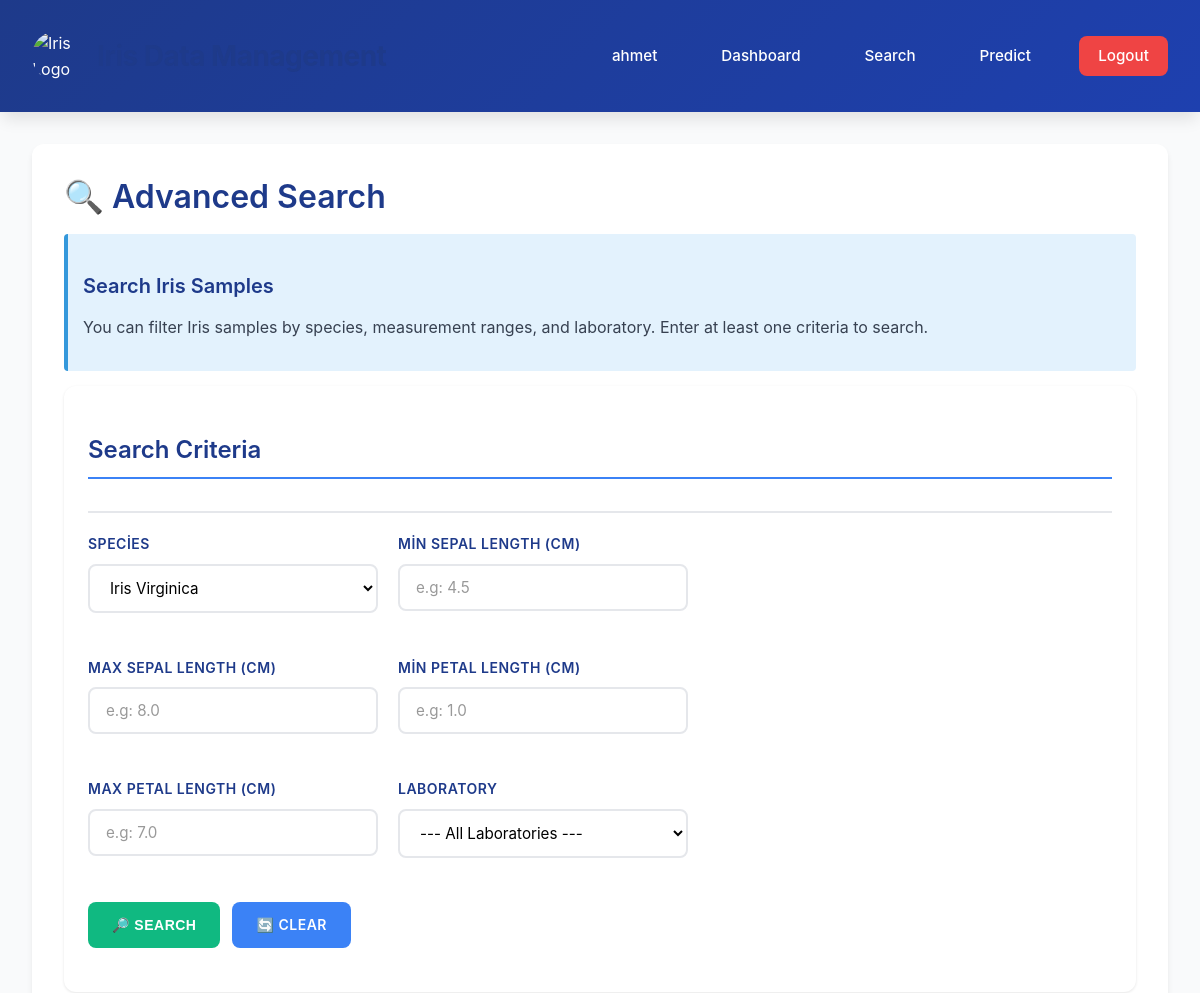
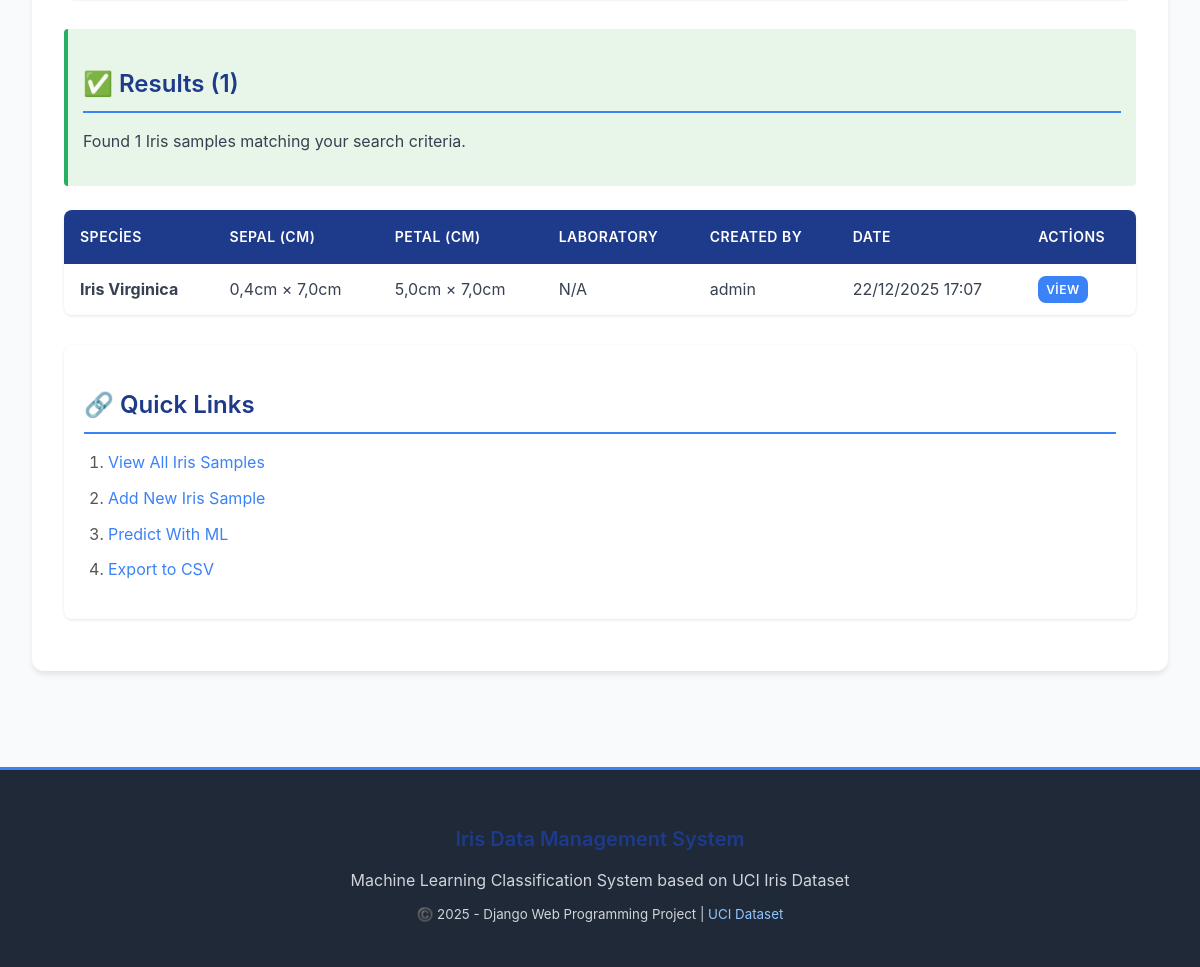
/search/?species=virginica (signed in), run on the app's committed database (2 pictures, top to bottom).
### iris_app/models.py (models this page shows, shortened)
class IrisPlant(models.Model):
    SPECIES_CHOICES = [
        ('setosa', 'Iris Setosa'),
        ('versicolor', 'Iris Versicolor'),
        ('virginica', 'Iris Virginica'),
    ]
    sepal_length = models.FloatField(
        verbose_name="Sepal Uzunluğu (cm)",
        validators=[MinValueValidator(0.0)],
        help_text="Sepal yapraklarının uzunluğu (santimetre cinsinden)"
    )
    sepal_width = models.FloatField(
        verbose_name="Sepal Genişliği (cm)",
        validators=[MinValueValidator(0.0)],
        help_text="Sepal yapraklarının genişliği (santimetre cinsinden)"
    )
    petal_length = models.FloatField(
        verbose_name="Petal Uzunluğu (cm)",
        validators=[MinValueValidator(0.0)],
        help_text="Petal yapraklarının uzunluğu (santimetre cinsinden)"
    )
    petal_width = models.FloatField(
        verbose_name="Petal Genişliği (cm)",
        validators=[MinValueValidator(0.0)],
        help_text="Petal yapraklarının genişliği (santimetre cinsinden)"
    )
    species = models.CharField(
        max_length=50,
        choices=SPECIES_CHOICES,
        verbose_name="Tür",
        help_text="Iris bitki türü (setosa, versicolor veya virginica)"
    )
    lab = models.ForeignKey(
        Laboratory,
        on_delete=models.SET_NULL,
        null=True,
        blank=True,
        verbose_name="Laboratuvar",
        related_name='iris_plants',
        help_text="Bu örneğin kaynağı olan laboratuvar"
    )
    created_by = models.ForeignKey(
        User,
        on_delete=models.CASCADE,
        verbose_name="Oluşturan Kullanıcı",
        related_name='iris_plants',
        help_text="Bu kaydı oluşturan kullanıcı"
    )
    created_at = models.DateTimeField(
        auto_now_add=True,
        verbose_name="Oluşturulma Tarihi"
    )
    updated_at = models.DateTimeField(
        auto_now=True,
        verbose_name="Güncellenme Tarihi"
    )
    class Meta:
        ordering = ['-created_at']
        verbose_name = 'Iris Örneği'
        verbose_name_plural = 'Iris Örnekleri'
        indexes = [
            models.Index(fields=['species']),
            models.Index(fields=['created_at']),
            models.Index(fields=['created_by']),
        ]

### iris_app/views.py (the view)
# urls.py: path('search/', views.iris_search, name='iris_search'),
@login_required(login_url='login')
def iris_search(request):
    form = IrisSearchForm(request.GET or None)
    results = IrisPlant.objects.all().select_related('lab', 'created_by')
    search_performed = False
    if request.method == 'GET' and request.GET:
        form = IrisSearchForm(request.GET)
        if form.is_valid():
            search_performed = True
            species = form.cleaned_data.get('species')
            if species:
                results = results.filter(species=species)
            min_sepal_length = form.cleaned_data.get('min_sepal_length')
            if min_sepal_length is not None:
                results = results.filter(sepal_length__gte=min_sepal_length)
            max_sepal_length = form.cleaned_data.get('max_sepal_length')
            if max_sepal_length is not None:
                results = results.filter(sepal_length__lte=max_sepal_length)
            min_petal_length = form.cleaned_data.get('min_petal_length')
            if min_petal_length is not None:
                results = results.filter(petal_length__gte=min_petal_length)
            max_petal_length = form.cleaned_data.get('max_petal_length')
            if max_petal_length is not None:
                results = results.filter(petal_length__lte=max_petal_length)
            lab = form.cleaned_data.get('lab')
            if lab:
                results = results.filter(lab=lab)
    else:
        form = IrisSearchForm()
    context = {
        'form': form,
        'results': results,
        'result_count': results.count(),
        'search_performed': search_performed,
    }
    return render(request, 'iris_app/search.html', context)

### iris_app/templates/iris_app/search.html (shortened to what this page needs)
{% extends 'iris_app/base.html' %}
{% load static %}
{% block content %}
<h1>🔍 Advanced Search</h1>
<div class="div-info">
    <h3>Search Iris Samples</h3>
    <p>You can filter Iris samples by species, measurement ranges, and laboratory. Enter at least one criteria to search.</p>
</div>
<div class="card">
    <div class="card-header">
        <h2>Search Criteria</h2>
    </div>
    <div class="card-body">
        <form method="GET" novalidate>
            <div style="display: grid; grid-template-columns: repeat(auto-fit, minmax(280px, 1fr)); gap: 20px;">
                <div class="form-group">
                    <label for="id_species">Species</label>
                    <select id="id_species" name="species" class="form-input">
                        <option value="virginica" {% if request.GET.species == 'virginica' %}selected{% endif %}>Iris Virginica</option>
                    </select>
                </div>
                <div class="form-group">
                    <label for="id_min_sepal_length">Min Sepal Length (cm)</label>
                    <input type="number" id="id_min_sepal_length" name="min_sepal_length" step="0.1" min="0" class="form-input" placeholder="e.g: 4.5" value="{{ request.GET.min_sepal_length }}">
                </div>
                <div class="form-group">
                    <label for="id_max_sepal_length">Max Sepal Length (cm)</label>
                    <input type="number" id="id_max_sepal_length" name="max_sepal_length" step="0.1" min="0" class="form-input" placeholder="e.g: 8.0" value="{{ request.GET.max_sepal_length }}">
                </div>
                <div class="form-group">
                    <label for="id_min_petal_length">Min Petal Length (cm)</label>
                    <input type="number" id="id_min_petal_length" name="min_petal_length" step="0.1" min="0" class="form-input" placeholder="e.g: 1.0" value="{{ request.GET.min_petal_length }}">
                </div>
                <div class="form-group">
                    <label for="id_max_petal_length">Max Petal Length (cm)</label>
                    <input type="number" id="id_max_petal_length" name="max_petal_length" step="0.1" min="0" class="form-input" placeholder="e.g: 7.0" value="{{ request.GET.max_petal_length }}">
                </div>
                <div class="form-group">
                    <label for="id_lab">Laboratory</label>
                    <select id="id_lab" name="lab" class="form-input">
                        <option value="">--- All Laboratories ---</option>
                    </select>
                </div>
            </div>
            <div class="btn-group" style="margin-top: 20px;">
                <button type="submit" class="btn btn-success">🔎 Search</button>
                <a href="{% url 'iris_search' %}" class="btn">🔄 Clear</a>
            </div>
        </form>
    </div>
</div>
{% if search_performed %}
    <div style="margin-top: 30px;">
        {% if results %}
            <div class="div-success">
                <h2>✅ Results ({{ result_count }})</h2>
                <p>Found {{ result_count }} Iris samples matching your search criteria.</p>
            </div>
            <table>
                <thead>
                    <tr>
                        <th>Species</th>
                        <th>Sepal (cm)</th>
                        <th>Petal (cm)</th>
                        <th>Laboratory</th>
                        <th>Created By</th>
                        <th>Date</th>
                        <th>Actions</th>
                    </tr>
                </thead>
                <tbody>
                    {% for sample in results %}
                    <tr>
                        <td><strong>{{ sample.get_species_display }}</strong></td>
                        <td>{{ sample.sepal_length }}cm × {{ sample.sepal_width }}cm</td>
                        <td>{{ sample.petal_length }}cm × {{ sample.petal_width }}cm</td>
                        <td>{{ sample.lab.name|default:"N/A" }}</td>
                        <td>{{ sample.created_by.username }}</td>
                        <td>{{ sample.created_at|date:"d/m/Y H:i" }}</td>
                        <td>
                            <a href="{% url 'iris_detail' sample.pk %}" class="btn" style="padding: 4px 8px; font-size: 12px;">View</a>
                        </td>
                    </tr>
                    {% endfor %}
                </tbody>
            </table>
        {% else %}
            <div class="div-danger">
                <h2>❌ No Results Found</h2>
                <p>No Iris samples match your search criteria. Please try different search parameters.</p>
                <a href="{% url 'iris_search' %}" class="btn" style="margin-top: 10px;">Clear Search</a>
            </div>
        {% endif %}
    </div>
{% endif %}
<div class="div-section" style="margin-top: 30px;">
    <h2>🔗 Quick Links</h2>
    <ol>
        <li><a href="{% url 'iris_list' %}">View All Iris Samples</a></li>
        <li><a href="{% url 'iris_create' %}">Add New Iris Sample</a></li>
        <li><a href="{% url 'iris_predict' %}">Predict With ML</a></li>
        <li><a href="{% url 'export_csv' %}">Export to CSV</a></li>
    </ol>
</div>
{% endblock %}

### iris_app/templates/iris_app/base.html (shortened to what this page needs)
{% load static %}
<!DOCTYPE html>
<html lang="tr">
<head>
    <link rel="stylesheet" href="{% static 'css/style.css' %}">
</head>
<body>
<header>
    <div class="container">
        <div style="display: flex; align-items: center; gap: 15px;">
            <img src="{% static 'images/iris-logo.png' %}"
                 alt="Iris Logo"
                 style="width: 50px; height: 50px; border-radius: 50%;">
            <h1>Iris Data Management</h1>
        </div>
        <nav>
            {% if user.is_authenticated %}
                <span>{{ user.first_name|default:user.username }}</span>
                <a href="{% url 'iris_list' %}">Dashboard</a>
                <a href="{% url 'iris_search' %}">Search</a>
                <a href="{% url 'iris_predict' %}">Predict</a>
                <a href="{% url 'logout' %}" class="logout-btn">Logout</a>
            {% else %}
                <a href="{% url 'login' %}">Sign In</a>
                <a href="{% url 'register' %}">Sign Up</a>
            {% endif %}
        </nav>
    </div>
</header>
<div class="main-content">
    <div class="container">
        <div class="main-container">
            {% block content %}{% endblock %}
        </div>
    </div>
</div>
<footer>
    <h3>Iris Data Management System</h3>
    <p>Machine Learning Classification System based on UCI Iris Dataset</p>
    <p><small>©️ 2025 - Django Web Programming Project | <a href="https://archive.ics.uci.edu/ml/datasets/iris" target="_blank">UCI Dataset</a></small></p>
</footer>
</body>
</html>

### iris_app/static/css/style.css (style rules this page uses)
* { margin: 0; padding: 0; box-sizing: border-box; }
:root { --primary-color: #2c3e50; --secondary-color: #3498db; --success-color: #27ae60; --danger-color: #e74c3c; --warning-color: #f39c12; --info-color: #16a085; --light-bg: #ecf0f1; --dark-text: #2c3e50; --border-color: #bdc3c7; --shadow: 0 2px 8px rgba(0, 0, 0, 0.1); --shadow-lg: 0 4px 16px rgba(0, 0, 0, 0.15); }
html { scroll-behavior: smooth; }
body { font-family: 'Segoe UI', Tahoma, Geneva, Verdana, sans-serif; background-color: #f8f9fa; color: var(--dark-text); line-height: 1.6; margin: 0; padding: 0; }
header { background: linear-gradient(135deg, var(--primary-color) 0%, var(--secondary-color) 100%); color: white; padding: 20px 0; box-shadow: var(--shadow-lg); position: sticky; top: 0; z-index: 100; }
header h1 { font-size: 28px; font-weight: 600; margin: 0; letter-spacing: 1px; }
header nav { display: flex; gap: 25px; align-items: center; }
header nav a, header nav span { color: white; text-decoration: none; font-weight: 500; transition: all 0.3s ease; padding: 8px 12px; border-radius: 4px; }
header nav a.logout-btn { background-color: var(--danger-color); padding: 8px 16px; }
.container { max-width: 1200px; margin: 30px auto; padding: 0 20px; }
.main-container { background: white; border-radius: 8px; padding: 30px; box-shadow: var(--shadow); min-height: 60vh; }
h1, h2, h3, h4, h5, h6 { color: var(--primary-color); margin-top: 20px; margin-bottom: 15px; font-weight: 600; line-height: 1.4; }
h1 { font-size: 32px; }
h2 { font-size: 24px; border-bottom: 3px solid var(--secondary-color); padding-bottom: 10px; }
h3 { font-size: 20px; }
p { margin-bottom: 15px; color: #555; }
ul, ol { margin-left: 25px; margin-bottom: 15px; }
ul li, ol li { margin-bottom: 10px; color: #555; }
form { max-width: 600px; margin: 20px 0; }
.form-group { margin-bottom: 20px; display: flex; flex-direction: column; }
label { font-weight: 600; color: var(--primary-color); margin-bottom: 8px; font-size: 14px; }
.form-input, .form-select, .form-textarea, .form-file { padding: 12px; border: 2px solid var(--border-color); border-radius: 6px; font-size: 14px; font-family: inherit; transition: all 0.3s ease; background-color: white; }
.form-input::placeholder, .form-textarea::placeholder { color: #999; }
button, .btn, input[type="submit"], input[type="reset"] { padding: 12px 24px; background-color: var(--secondary-color); color: white; border: none; border-radius: 6px; font-size: 14px; font-weight: 600; cursor: pointer; transition: all 0.3s ease; display: inline-block; text-decoration: none; }
.btn-success { background-color: var(--success-color); }
.btn-group { display: flex; gap: 10px; margin-top: 20px; flex-wrap: wrap; }
table { width: 100%; border-collapse: collapse; margin: 20px 0; background-color: white; border-radius: 8px; overflow: hidden; box-shadow: var(--shadow); }
thead { background-color: var(--primary-color); color: white; }
th { padding: 15px; text-align: left; font-weight: 600; border: none; }
td { padding: 12px 15px; border-bottom: 1px solid var(--light-bg); }
tbody tr:last-child td { border-bottom: none; }
.card { background: white; border-radius: 8px; padding: 20px; margin-bottom: 20px; box-shadow: var(--shadow); transition: all 0.3s ease; }
.card-header { border-bottom: 2px solid var(--light-bg); padding-bottom: 15px; margin-bottom: 15px; }
.card-body { padding: 0; }
.div-section { padding: 20px; background: white; border-radius: 8px; margin-bottom: 20px; box-shadow: var(--shadow); }
.div-info { background-color: #e3f2fd; border-left: 4px solid var(--secondary-color); padding: 15px; border-radius: 4px; margin: 15px 0; }
.div-success { background-color: #e8f5e9; border-left: 4px solid var(--success-color); padding: 15px; border-radius: 4px; margin: 15px 0; }
a { color: var(--secondary-color); text-decoration: none; transition: all 0.3s ease; }
img { max-width: 100%; height: auto; border-radius: 8px; margin: 15px 0; }
footer { background-color: var(--primary-color); color: white; text-align: center; padding: 20px; margin-top: 50px; border-top: 3px solid var(--secondary-color); }
footer p { margin: 10px 0; color: white; }

### data on the page
IrisPlant: species "Iris Virginica", sepal_length "0,4", sepal_width "7,0", petal_length "5,0", petal_width "7,0", lab.name "N/A", created_by.username "admin", created_at "22/12/2025 17:07"

### other printed values
{{ user.first_name|default:user.username }} "ahmet"
{{ result_count }} "1"
